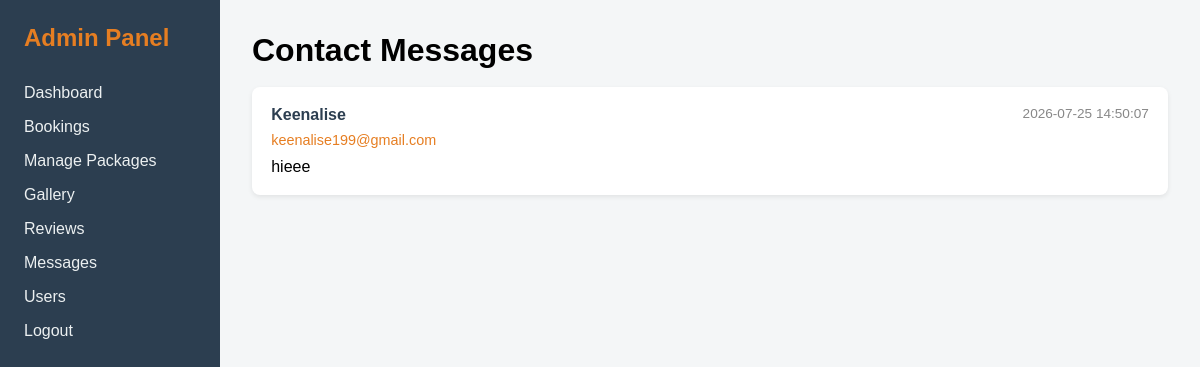
Page /admin/messages.php (signed in) on the earlier database version.
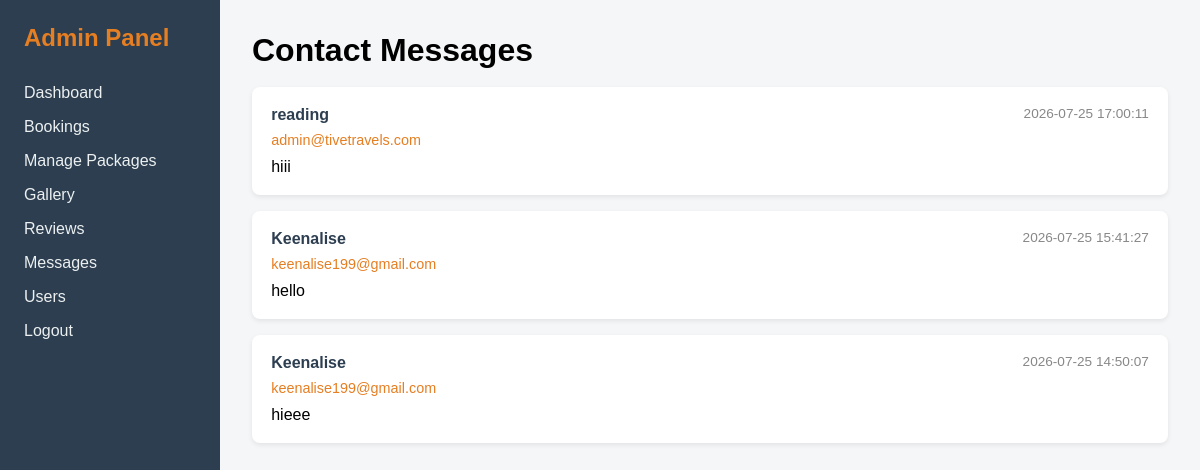
Same page on the later database version.
### tables this page shows
CREATE TABLE `messages` (
  `id` int NOT NULL AUTO_INCREMENT,
  `name` varchar(100) NOT NULL,
  `email` varchar(150) NOT NULL,
  `message` text NOT NULL,
  `created_at` timestamp NULL DEFAULT CURRENT_TIMESTAMP,
  PRIMARY KEY (`id`)
);

### admin/messages.php (the view, shortened to what this page needs)
<?php
include '../includes/connection.php';
$messages = $conn->query("SELECT * FROM messages ORDER BY created_at DESC");
?>
<!DOCTYPE html>
<html lang="en">
<head>
</head>
<body>
    <div class="admin-layout">
        <aside class="sidebar">
            <h2 style="color: #e67e22; margin-bottom: 2rem;">Admin Panel</h2>
            <ul>
                <li><a href="dashboard.php">Dashboard</a></li>
                <li><a href="bookings.php">Bookings</a></li>
                <li><a href="packages.php">Manage Packages</a></li>
                <li><a href="gallery.php">Gallery</a></li>
                <li><a href="reviews.php">Reviews</a></li>
                <li><a href="messages.php">Messages</a></li>
                <li><a href="users.php">Users</a></li>
                <li><a href="logout.php">Logout</a></li>
            </ul>
        </aside>
        <main class="main-content">
            <h1>Contact Messages</h1>
            <br>
            <?php if ($messages && $messages->num_rows > 0): ?>
                <?php while($m = $messages->fetch_assoc()): ?>
                    <div class="msg-card">
                        <div class="msg-header">
                            <strong><?php echo htmlspecialchars($m['name']); ?></strong>
                            <span><?php echo htmlspecialchars($m['created_at']); ?></span>
                        </div>
                        <div class="msg-email"><?php echo htmlspecialchars($m['email']); ?></div>
                        <p><?php echo nl2br(htmlspecialchars($m['message'])); ?></p>
                    </div>
                <?php endwhile; ?>
            <?php else: ?>
                <p>No messages received yet.</p>
            <?php endif; ?>
        </main>
    </div>
</body>
</html>

Differences in the rows shown:
added messages: name "reading", created_at "2026-07-25 17:00:11", email "admin@tivetravels.com", message "hiii"
added messages: name "Keenalise", created_at "2026-07-25 15:41:27", email "keenalise199@gmail.com", message "hello"
